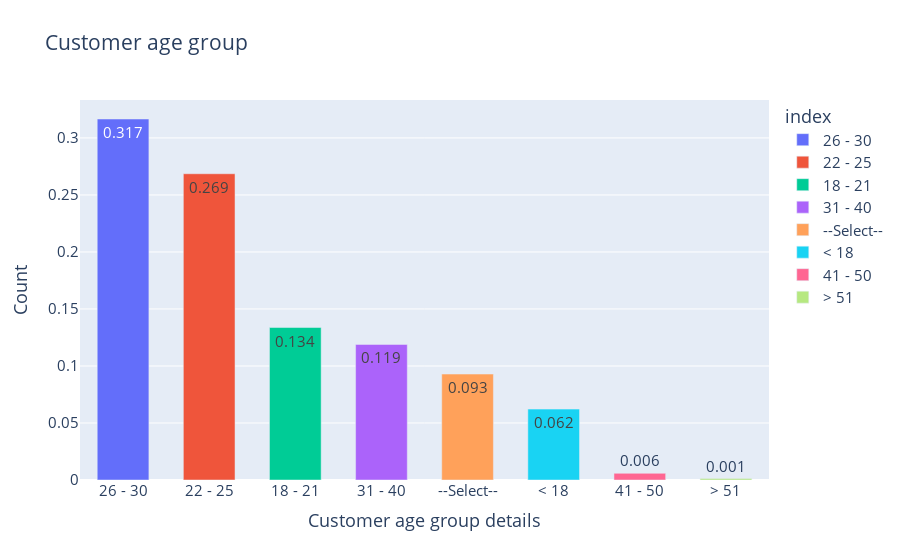

The notebook cell this image was saved under:
### Markdown cell above
### 3.4 Age group distribution of our customers

### Code cell
age_grp_df = df['Age_Group'].value_counts(normalize=True)

fig = px.bar(age_grp_df, x=age_grp_df.index, y=age_grp_df.values, 
             color=age_grp_df.index, 
       text=age_grp_df.values.round(3), title="Customer age group")
fig.update_traces(width=0.6)
fig.update_layout(
    xaxis_title="Customer age group details",
    yaxis_title="Count",
    font = dict(size=15))
fig.show()

### Figure 1 — Plotly figure (JSON) as saved in the notebook; plotly's stock layout.template omitted (floating-point values rounded to 4 significant figures)
{"data": [{"alignmentgroup": "True", "hovertemplate": "index=%{x}<br>y=%{y}<br>text=%{text}<extra></extra>", "legendgroup": "26 - 30", "marker": {"color": "#636efa", "pattern": {"shape": ""}}, "name": "26 - 30", "offsetgroup": "26 - 30", "orientation": "v", "showlegend": true, "text": [0.317], "textposition": "auto", "type": "bar", "width": 0.6, "x": ["26 - 30"], "xaxis": "x", "y": [0.3166], "yaxis": "y"}, {"alignmentgroup": "True", "hovertemplate": "index=%{x}<br>y=%{y}<br>text=%{text}<extra></extra>", "legendgroup": "22 - 25", "marker": {"color": "#EF553B", "pattern": {"shape": ""}}, "name": "22 - 25", "offsetgroup": "22 - 25", "orientation": "v", "showlegend": true, "text": [0.269], "textposition": "auto", "type": "bar", "width": 0.6, "x": ["22 - 25"], "xaxis": "x", "y": [0.2686], "yaxis": "y"}, {"alignmentgroup": "True", "hovertemplate": "index=%{x}<br>y=%{y}<br>text=%{text}<extra></extra>", "legendgroup": "18 - 21", "marker": {"color": "#00cc96", "pattern": {"shape": ""}}, "name": "18 - 21", "offsetgroup": "18 - 21", "orientation": "v", "showlegend": true, "text": [0.134], "textposition": "auto", "type": "bar", "width": 0.6, "x": ["18 - 21"], "xaxis": "x", "y": [0.1337], "yaxis": "y"}, {"alignmentgroup": "True", "hovertemplate": "index=%{x}<br>y=%{y}<br>text=%{text}<extra></extra>", "legendgroup": "31 - 40", "marker": {"color": "#ab63fa", "pattern": {"shape": ""}}, "name": "31 - 40", "offsetgroup": "31 - 40", "orientation": "v", "showlegend": true, "text": [0.119], "textposition": "auto", "type": "bar", "width": 0.6, "x": ["31 - 40"], "xaxis": "x", "y": [0.1189], "yaxis": "y"}, {"alignmentgroup": "True", "hovertemplate": "index=%{x}<br>y=%{y}<br>text=%{text}<extra></extra>", "legendgroup": "--Select--", "marker": {"color": "#FFA15A", "pattern": {"shape": ""}}, "name": "--Select--", "offsetgroup": "--Select--", "orientation": "v", "showlegend": true, "text": [0.093], "textposition": "auto", "type": "bar", "width": 0.6, "x": ["--Select--"], "xaxis": "x", "y": [0.09291], "yaxis": "y"}, {"alignmentgroup": "True", "hovertemplate": "index=%{x}<br>y=%{y}<br>text=%{text}<extra></extra>", "legendgroup": "< 18", "marker": {"color": "#19d3f3", "pattern": {"shape": ""}}, "name": "< 18", "offsetgroup": "< 18", "orientation": "v", "showlegend": true, "text": [0.062], "textposition": "auto", "type": "bar", "width": 0.6, "x": ["< 18"], "xaxis": "x", "y": [0.06218], "yaxis": "y"}, {"alignmentgroup": "True", "hovertemplate": "index=%{x}<br>y=%{y}<br>text=%{text}<extra></extra>", "legendgroup": "41 - 50", "marker": {"color": "#FF6692", "pattern": {"shape": ""}}, "name": "41 - 50", "offsetgroup": "41 - 50", "orientation": "v", "showlegend": true, "text": [0.006], "textposition": "auto", "type": "bar", "width": 0.6, "x": ["41 - 50"], "xaxis": "x", "y": [0.005867], "yaxis": "y"}, {"alignmentgroup": "True", "hovertemplate": "index=%{x}<br>y=%{y}<br>text=%{text}<extra></extra>", "legendgroup": "> 51", "marker": {"color": "#B6E880", "pattern": {"shape": ""}}, "name": "> 51", "offsetgroup": "> 51", "orientation": "v", "showlegend": true, "text": [0.001], "textposition": "auto", "type": "bar", "width": 0.6, "x": ["> 51"], "xaxis": "x", "y": [0.001261], "yaxis": "y"}], "layout": {"barmode": "relative", "font": {"size": 15}, "legend": {"title": {"text": "index"}, "tracegroupgap": 0}, "title": {"text": "Customer age group"}, "xaxis": {"anchor": "y", "categoryarray": ["26 - 30", "22 - 25", "18 - 21", "31 - 40", "--Select--", "< 18", "41 - 50", "> 51"], "categoryorder": "array", "domain": [0, 1], "title": {"text": "Customer age group details"}}, "yaxis": {"anchor": "x", "domain": [0, 1], "title": {"text": "Count"}}}}
